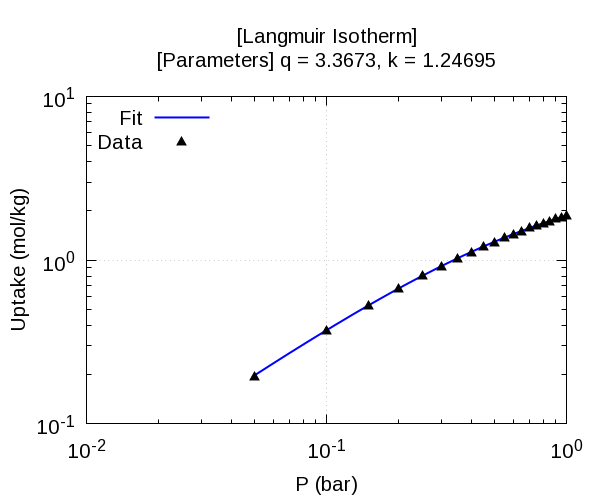

Source code (gnuplot):
set title"[Langmuir Isotherm]\n[Parameters] q = 3.3673, k = 1.24695"
set term pngcairo size 600,500 font 'Arial,15'
set output "SOD_co2.dat.png"
set xtics format '10^{%L}'
set ytics format '10^{%L}'
set xlabel 'P (bar)'
set ylabel 'Uptake (mol/kg)'
set style line 1 lc rgb 'blue'  lw 2
set style line 2 lc rgb 'black' ps 1.5 pt 9
set grid
set key left
set logscale xy
plot '-' w l ls 1 title 'Fit', '-' w p ls 2 title 'Data'
           0.05       0.197622
           0.06       0.234395
           0.07       0.270325
           0.08        0.30544
           0.09       0.339767
            0.1       0.373334
            0.1       0.373334
           0.11       0.406164
           0.12       0.438282
           0.13       0.469711
           0.14       0.500472
           0.15       0.530587
           0.16       0.560076
           0.17       0.588959
           0.18       0.617253
           0.19       0.644976
            0.2       0.672146
           0.21       0.698779
           0.22       0.724891
           0.23       0.750497
           0.24       0.775611
           0.25       0.800248
           0.26       0.824421
           0.27       0.848143
           0.28       0.871426
           0.29       0.894283
            0.3       0.916725
           0.31       0.938764
           0.32       0.960409
           0.33       0.981673
           0.34        1.00256
           0.35        1.02309
           0.36        1.04327
           0.37         1.0631
           0.38        1.08259
           0.39        1.10176
            0.4        1.12061
           0.41        1.13915
           0.42        1.15738
           0.43        1.17532
           0.44        1.19297
           0.45        1.21034
           0.46        1.22743
           0.47        1.24425
           0.48        1.26081
           0.49        1.27712
            0.5        1.29317
           0.51        1.30898
           0.52        1.32455
           0.53        1.33989
           0.54        1.35499
           0.55        1.36988
           0.56        1.38455
           0.57          1.399
           0.58        1.41324
           0.59        1.42728
            0.6        1.44112
           0.61        1.45476
           0.62        1.46821
           0.63        1.48147
           0.64        1.49455
           0.65        1.50745
           0.66        1.52017
           0.67        1.53272
           0.68         1.5451
           0.69        1.55731
            0.7        1.56936
           0.71        1.58125
           0.72        1.59299
           0.73        1.60457
           0.74          1.616
           0.75        1.62729
           0.76        1.63843
           0.77        1.64942
           0.78        1.66028
           0.79        1.67101
            0.8         1.6816
           0.81        1.69205
           0.82        1.70238
           0.83        1.71258
           0.84        1.72266
           0.85        1.73262
           0.86        1.74245
           0.87        1.75217
           0.88        1.76177
           0.89        1.77126
            0.9        1.78064
           0.91        1.78991
           0.92        1.79907
           0.93        1.80812
           0.94        1.81707
           0.95        1.82592
           0.96        1.83467
           0.97        1.84332
           0.98        1.85187
           0.99        1.86033
e
           0.05       0.194169
            0.1       0.369313
           0.15        0.53132
            0.2       0.673962
           0.25       0.806613
            0.3       0.920547
           0.35         1.0248
            0.4        1.11927
           0.45        1.20726
            0.5        1.28764
           0.55        1.36546
            0.6        1.44292
           0.65        1.50517
            0.7        1.57168
           0.75        1.62979
            0.8        1.68396
           0.85        1.73055
            0.9        1.78633
           0.95          1.821
              1        1.86875
